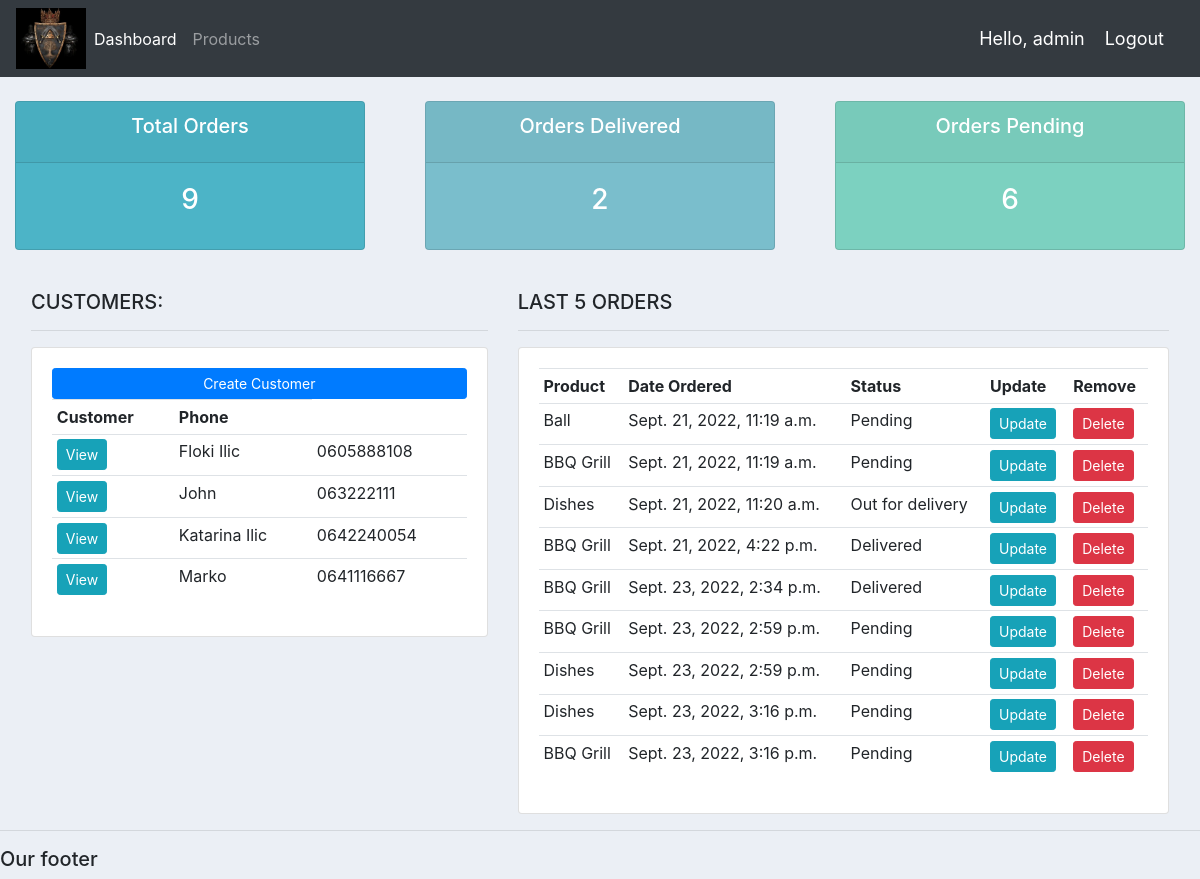
The app's page / (signed in) with its own data.
### accounts/models.py (models this page shows, shortened)
class Customer(models.Model):
    user = models.OneToOneField(User, null=True, blank=True, on_delete=models.CASCADE)
    name = models.CharField(max_length=200, null=True)
    phone = models.CharField(max_length=200, null=True)
    email = models.CharField(max_length=200, null=True)
    profile_pic = models.ImageField(default="profile1.png", null=True, blank=True)
    date_created = models.DateTimeField(auto_now_add=True, null=True)

class Order(models.Model):
    STATUS = (
        ('Pending', 'Pending'),
        ('Out for delivery', 'Out of delivery'),
        ('Delivered', 'Delivered'),
    )
    customer = models.ForeignKey(Customer, null=True, on_delete=models.SET_NULL)
    product = models.ForeignKey(Product, null=True, on_delete=models.SET_NULL)
    date_created = models.DateTimeField(auto_now_add=True, null=True)
    status = models.CharField(max_length=200, null=True, choices=STATUS)
    note = models.CharField(max_length=1000, null=True)

class Product(models.Model):
    CATEGORY = (
        ('Indoor', 'Indoor'),
        ('Out Door', 'Out Door'),
    )
    name = models.CharField(max_length=200, null=True)
    price = models.FloatField(null=True)
    category = models.CharField(max_length=200, null=True, choices=CATEGORY)
    description = models.CharField(max_length=200, null=True, blank=True)
    date_created = models.DateTimeField(auto_now_add=True, null=True)
    tags = models.ManyToManyField(Tag)
    def __str__(self):
        return self.name

### accounts/decorators.py (the view)
    def wrapper_function(request, *args, **kwargs):
        group = None
        if request.user.groups.exists():
            group = request.user.groups.all()[0].name
        if group == 'customer':
            return redirect('user-page')
        if group == 'admin':
            return view_func(request, *args, **kwargs)

### accounts/views.py (called while the page is built)
@login_required(login_url='login')
@admin_only
def home(request):
    orders = Order.objects.all()
    customers = Customer.objects.all()
    total_customers = customers.count()
    total_orders = orders.count()
    delivered = orders.filter(status='Delivered').count()
    pending = orders.filter(status='Pending').count()
    context = {
        'orders': orders,
        'customers': customers,
        'total_orders': total_orders,
        'delivered': delivered,
        'pending': pending
    }
    return render(request, 'accounts/dashboard.html', context)

### accounts/templates/accounts/dashboard.html
{%  extends 'accounts/main.html' %}
{% block content %}
{% include 'accounts/status.html' %}
<br>
<div class="row ml-3 mr-3">
	<div class="col-md-5">
		<h5>CUSTOMERS:</h5>
		<hr>
		<div class="card card-body">
			<a class="btn btn-primary  btn-sm btn-block" href="">Create Customer</a>
			<table class="table table-sm">
				<tr>
					<th>Customer</th>
					<th>Phone</th>
				</tr>
				{% for customer in customers %}
					<tr>
						<td><a class="btn btn-sm btn-info" href="{% url 'customer' customer.id %}">View</a></td>
						<td>{{ customer.name }}</td>
						<td>{{ customer.phone }}</td>
					</tr>
				{% endfor %}
			</table>
		</div>
	</div>
	<div class="col-md-7">
		<h5>LAST 5 ORDERS</h5>
		<hr>
		<div class="card card-body">
			<table class="table table-sm">
				<tr>
					<th>Product</th>
					<th>Date Ordered</th>
					<th>Status</th>
					<th>Update</th>
					<th>Remove</th>
				</tr>
				{% for order in orders %}
					<tr>
						<td>{{ order.product }}</td>
						<td>{{ order.date_created }}</td>
						<td>{{ order.status }}</td>
						<td><a class="btn btn-sm btn-info" href="{% url 'update_order' order.id %}">Update</a></td>
						<td><a class="btn btn-sm btn-danger" href="{% url 'delete_order' order.id %}">Delete</a></td>
					</tr>
				{% endfor %}
			</table>
		</div>
	</div>
</div>
{% endblock %}

### accounts/templates/accounts/main.html (shortened to what this page needs)
{% load static %}
<!DOCTYPE html>
<html lang="en">
<head>
    <link rel="stylesheet" href="https://cdn.jsdelivr.net/npm/bootstrap@4.0.0/dist/css/bootstrap.min.css"
>
    <link rel="stylesheet" type="text/css" href="{% static '/css/main.css' %}">
</head>
<body>
    {% include 'accounts/navbar.html' %}
    {% block content %}
    {% endblock %}
    <hr>
    <h5>Our footer</h5>
</body>
</html>

### accounts/templates/accounts/navbar.html (shortened to what this page needs)
{% load static %}
<nav class="navbar navbar-expand-lg navbar-dark bg-dark">
    <img src="{% static '/images/logo2.webp' %}" width="70px">
    <div class="collapse navbar-collapse" id="navbarNav">
      <ul class="navbar-nav">
        {% if request.user.is_staff %}
        <li class="nav-item active">
          <a class="nav-link" href="{% url 'home' %}">Dashboard</a>
        </li>
        <li class="nav-item">
          <a class="nav-link" href="{% url 'products' %}">Products</a>
        </li>
        {% else %}
        <li class="nav-item">
          <a class="nav-link" href="{% url 'account' %}">Settings</a>
        </li>
        {% endif %}
      </ul>
    </div>
    <span class="hello-msg">Hello, {{ request.user }} </span>
    <span><a class="hello-msg" href="{% url 'logout' %}">Logout</a></span>
  </nav>

### accounts/templates/accounts/status.html
<br>
<div class="row">
	<div class="col">
		<div class="col-md">
			<div class="card text-center text-white  mb-3" id="total-orders">
			  	<div class="card-header">
			  		<h5 class="card-title">Total Orders</h5>
			  	</div>
			  	<div class="card-body">
			    	<h3 class="card-title">{{ total_orders }}</h3>
			  	</div>
			</div>
		</div>
	</div>
	<div class="col">
		<div class="col-md">
			<div class="card text-center text-white  mb-3" id="orders-delivered">
			  	<div class="card-header">
			  		<h5 class="card-title">Orders Delivered</h5>
			  	</div>
			  	<div class="card-body">
			    	<h3 class="card-title">{{ delivered }}</h3>
			  	</div>
			</div>
		</div>
	</div>
	<div class="col">
		<div class="col-md">
			<div class="card text-center text-white  mb-3" id="orders-pending">
			  	<div class="card-header">
			  		<h5 class="card-title">Orders Pending</h5>
			  	</div>
			  	<div class="card-body">
			    	<h3 class="card-title">{{ pending }}</h3>
			  	</div>
			</div>
		</div>
	</div>
</div>

### static/css/main.css (style rules this page uses)
body { background-color: #ebeff5; }
#total-orders { background-color: #4cb4c7; }
#orders-delivered { background-color: #7abecc; }
#orders-pending { background-color: #7CD1C0; }

### accounts/templates/accounts/navbar.html (style rules this page uses)
.hello-msg { font-size: 18px; color: white; margin-right: 20px; }

### records on screen
Customer: name "Floki Ilic", phone "0605888108"
Customer: name "John", phone "063222111"
Customer: name "Katarina Ilic", phone "0642240054"
Customer: name "Marko", phone "0641116667"
Order: product "Ball", date_created "Sept. 21, 2022, 11:19 a.m.", status "Pending"
Order: product "BBQ Grill", date_created "Sept. 21, 2022, 11:19 a.m.", status "Pending"
Order: product "Dishes", date_created "Sept. 21, 2022, 11:20 a.m.", status "Out for delivery"
Order: product "BBQ Grill", date_created "Sept. 21, 2022, 4:22 p.m.", status "Delivered"
Order: product "BBQ Grill", date_created "Sept. 23, 2022, 2:34 p.m.", status "Delivered"
Order: product "BBQ Grill", date_created "Sept. 23, 2022, 2:59 p.m.", status "Pending"
Order: product "Dishes", date_created "Sept. 23, 2022, 2:59 p.m.", status "Pending"
Order: product "Dishes", date_created "Sept. 23, 2022, 3:16 p.m.", status "Pending"
Order: product "BBQ Grill", date_created "Sept. 23, 2022, 3:16 p.m.", status "Pending"

### other values on screen
{{ request.user }} "admin"
{{ total_orders }} "9"
{{ delivered }} "2"
{{ pending }} "6"
